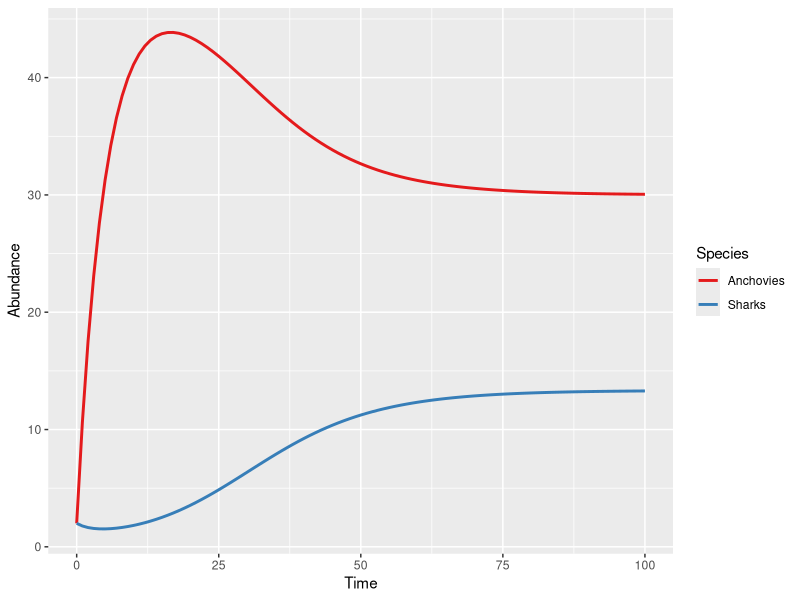
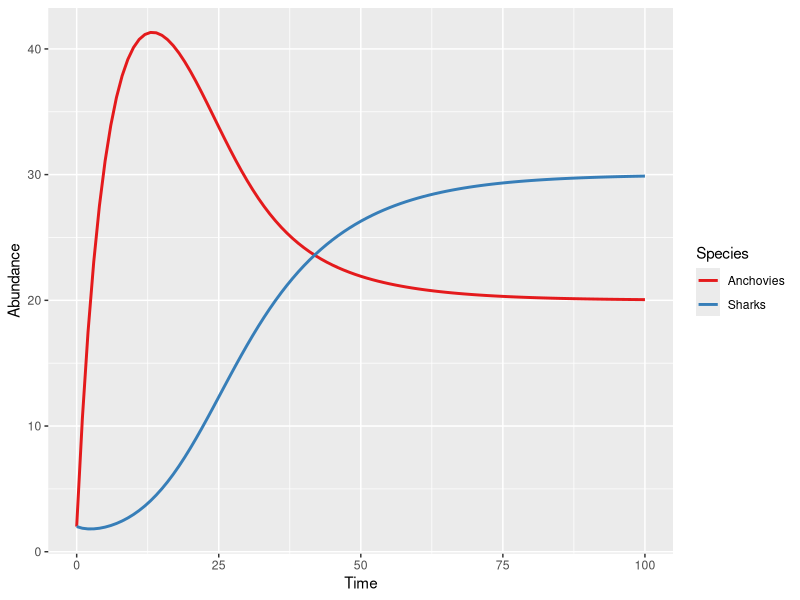

These charts were generated, in order, by the following R code:
## ---- chunk 1
knitr::opts_chunk$set(echo = F, fig.width = 5, fig.height = 3)
## ---- chunk 2
suppressPackageStartupMessages({
  library(knitr)
  library(deSolve)
  library(cowplot)
  library(tidyverse)
})
## ---- chunk 3
# Define parameters
Ia <- 10
da <- 0.2
a <- 0.01
rs <- 0.5
ds <- 0.1
f <- 0

params <- c(Ia, da, a, rs, ds, f)

# Define initial conditions
A0 <- 2
S0 <- 2

values <- c(A0, S0)

# Time
t <- seq(0, 100)

## ---- chunk 4
predator_prey <- function(t, values, params){
  # Extract parameters
  Ia <- params[1]
  da <- params[2]
  a <- params[3]
  rs <- params[4]
  ds <- params[5]
  f <- params[6]
  
  # Extract state variables
  A <- values[1]
  S <- values[2]
  
  dAdt <- Ia - (da*A) - (a*A*S)
  dSdt <- (a*rs*A*S) - (ds*S) - (f*S)
  
  return(list(c(dAdt, dSdt)))
}
## ---- chunk 5
no_fishing <- deSolve::lsoda(y = values, times = t, func = predator_prey, parms = params) %>% 
  as.data.frame() %>% 
  magrittr::set_colnames(value = c("Time", "Anchovies", "Sharks")) %>% 
  gather(Species, Abundance, -Time) %>% 
  mutate(Model = "No Fishing")
## ---- chunk 6
plot_no_fish <- ggplot(no_fishing, aes(x = Time, y = Abundance, color = Species)) +
  geom_line(size = 1) +
  scale_color_brewer(palette = "Set1")
## ---- chunk 7
f <- 0.05
params <- c(Ia, da, a, rs, ds, f)

fishing <- deSolve::lsoda(y = values, times = t, func = predator_prey, parms = params) %>% 
  as.data.frame() %>% 
  magrittr::set_colnames(value = c("Time", "Anchovies", "Sharks")) %>% 
  gather(Species, Abundance, -Time) %>% 
  mutate(Model = "Fishing")
## ---- chunk 8
plot_fish <- ggplot(fishing, aes(x = Time, y = Abundance, color = Species)) +
  geom_line(size = 1) +
  scale_color_brewer(palette = "Set1")
## ---- chunk 9
rbind(no_fishing, fishing) %>% 
  filter(Time == 100) %>% 
  spread(Model, Abundance) %>% 
  select(-Time) %>% 
  knitr::kable(digits = 2, caption = "\\label{tab:stable_eq}Stable equilibrium values for Sharks and Anchovies under fishing and no fishing conditions") %>% 
  kableExtra::kable_styling(latex_options = "HOLD_position")
